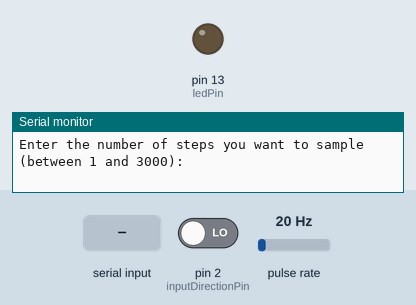
A sketch run on a simulated Arduino Mega 2560, built with avr-gcc and run on an emulated ATmega2560. Shown: output pins drawn as LEDs (lit = HIGH), the last lines printed to the serial monitor. Wiring (inferred from the names in the program): pulse sensor: data pin 48. The test bench sets the inputs (shaded band); at power-on: pulse rate 20 Hz, pin 2 (inputDirectionPin) LOW.

Above: at 0.8 s.
0.9 s: "90,45\n" received over Serial
At 1.5 s:
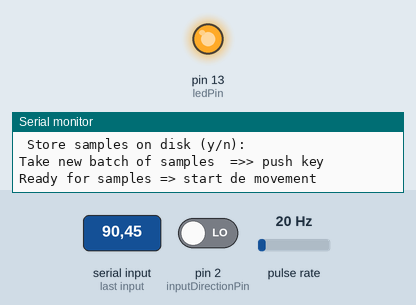
2.5 s: pulse rate (sensor on pin 48) set to 27 Hz
4.0 s: pulse rate (sensor on pin 48) set to 34 Hz
At 5.2 s:
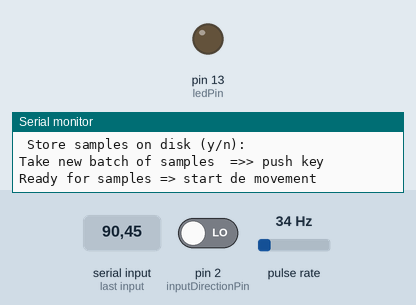
5.6 s: pulse rate (sensor on pin 48) set to 50 Hz
At 7.7 s:
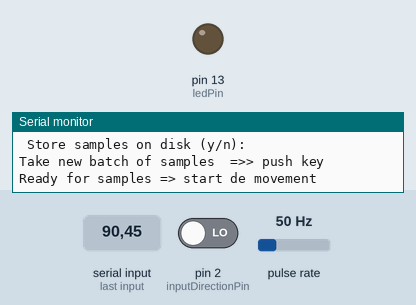
8.0 s: pulse rate (sensor on pin 48) set to 4 Hz
At 9.4 s:
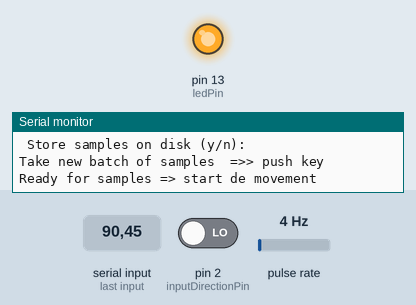
9.7 s: pulse rate (sensor on pin 48) set to 100 Hz
At 11.0 s:
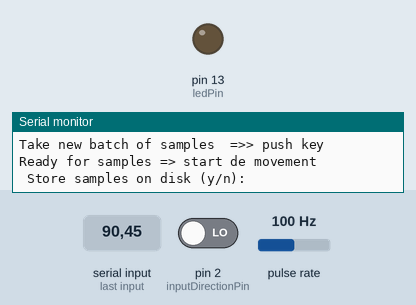
Timing chart, 0 to 12.3 s (numbered marks = the images above; inputs shaded):
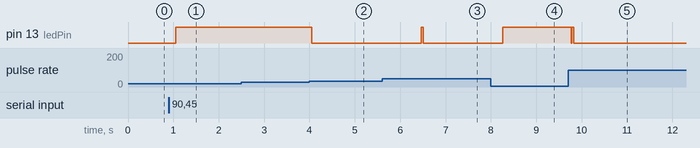

Measured:
- the behaviour switches between 30 and 31 Hz on pulse rate (sensor on pin 48) (found by bisection; images 1 and 2)
- after the input at 0.9 s, pin 13 (ledPin): LOW → HIGH after 0.15 s
- after the input at 2.5 s, every drawn part: stays the same
- after the input at 4.0 s, pin 13 (ledPin): HIGH → LOW after 0.05 s
- after the input at 5.6 s, pin 13 (ledPin): LOW → HIGH after 0.87 s, → LOW 0.04 s later
- after the input at 8.0 s, pin 13 (ledPin): LOW → HIGH after 0.26 s
- after the input at 9.7 s, pin 13 (ledPin): HIGH → LOW after 0.07 s, → HIGH 0.02 s later, → LOW 0.04 s later

The sketch:

Period_Meter2.ino
```cpp
/*
* Velocity meter for Scara
 * Jan Jansen 31-01-2015
 * v01
 * v02 01-02-2015 Added stop and clear of the array at the end
 */
const int inputPulsePin = 48; // input pin fixed to internal Timer jj is orgineel 8
const int inputDirectionPin = 2;
const int ledPin = 13;
const int prescale = 8; // prescale factor (each tick 0.5 us @16MHz)
const byte prescaleBits = B010; // see Table 18-1 or data sheet jja: aanpassen bij andere prescale
// calculate time per counter tick in ns
const long precision = (1000000/(F_CPU/1000)) * prescale ;
int numberOfSteps = 2000; // the max number of pulses to measure
volatile int index = numberOfSteps; // index to the stored readings
volatile int results [3000]; // note this is 16 bit value
byte store =0; // store samples on disk
#ifndef sbi
#define sbi(sfr, bit) (_SFR_BYTE(sfr) |= _BV(bit))
#endif

/* ICR interrupt vector */
ISR(TIMER5_CAPT_vect)
{
  TCNT5 = 0; // reset the counter
  if( bitRead(TCCR5B ,ICES5) == true) // wait for rising edge
  { // falling edge was detected
    if(index < numberOfSteps)

    {
      digitalWrite(ledPin, HIGH);
      if (TIFR5 & 1) {		  // if Timer/Counter n overflow flag =>> forget sample!!!!
        sbi(TIFR5,TOV5);
      }				  // clear Timer/Counter n overflow flag
      else
      {
        if (digitalRead(inputDirectionPin) == LOW) {
          int absolute = ICR5;
          absolute = -absolute;  // truc
          results[index] = absolute;
        } // save the input capture value
        else {
          results[index] = ICR5;
        } // save the input capture value
        index++;
        digitalWrite(ledPin, LOW);
      }
    }
  }

  //TCCR5B ^= _BV(ICES5); // toggle bit to trigger on the other edge
}
void setup() {
  Serial.begin(115200);
  pinMode(ledPin, OUTPUT);
  pinMode(inputPulsePin, INPUT); // ICP pin (Digital input pin for Stepper pulse signal)
  pinMode(inputDirectionPin, INPUT); // Digital input pin for Stepper direction signal
  TCCR5A = 0 ; // Normal counting mode
  TCCR5B = prescaleBits ; // set prescale bits
  TCCR5B |= _BV(ICES5); // enable input capture
  bitSet(TIMSK5,ICIE5); // enable input capture interrupt for timer 5

    Serial.println("====================================================================================");
  Serial.println("Enter the number of steps you want to sample (between 1 and 3000):   ");
  //Serial.println("====================================================================================");
  while(Serial.available()==0);
  numberOfSteps  = Serial.parseInt();
  if (numberOfSteps > 3000 | numberOfSteps <1) numberOfSteps = 500;
  index = numberOfSteps;
  Serial.println("====================================================================================");
  Serial.println("pulses are sampled while LED is lit");
  Serial.print( precision); // report duration of each tick in microseconds
  Serial.println(" microseconds per tick");
  Serial.print("Number of steps to sample:  ");
  Serial.println(numberOfSteps);
  Serial.println("====================================================================================");

}

void loop()
{
  delay(100);
  if(index == numberOfSteps){
    Serial.print(" Store samples on disk (y/n): ");
    while(Serial.available()==0);
    if (Serial.read() =='y' ) {
      store =1;
    }
    // print samples based on decision
    if(store ==1)
    {
      Serial.println("Durations in Microseconds are:") ;
      for( int i=0; i < numberOfSteps; i++)
      {
        long duration;
        duration = (results[i] ) * precision  ; // pulse duration in nanoseconds
        // delay(40);  // heb een file probleem??
        Serial.print(i);
        Serial.print(",");  //input for spreadsheet
        Serial.println(((duration/1000)) );  // duration in microseconds
      }

      Serial.println("samples available in /desktop/logger");
      store =0;
    }

    // decide for a new batch of samples and clean the old one's
    Serial.println("");
    Serial.println("");
    Serial.println("Take new batch of samples  =>> push key");
    while(Serial.available()==0);
    int incomingByte = Serial.read();
    for (int i=0; i < numberOfSteps; i++)  // clean samples
    {
      results[i]=0;
    }
    Serial.println("Ready for samples => start de movement");
    index = 0;
  }
}
```
